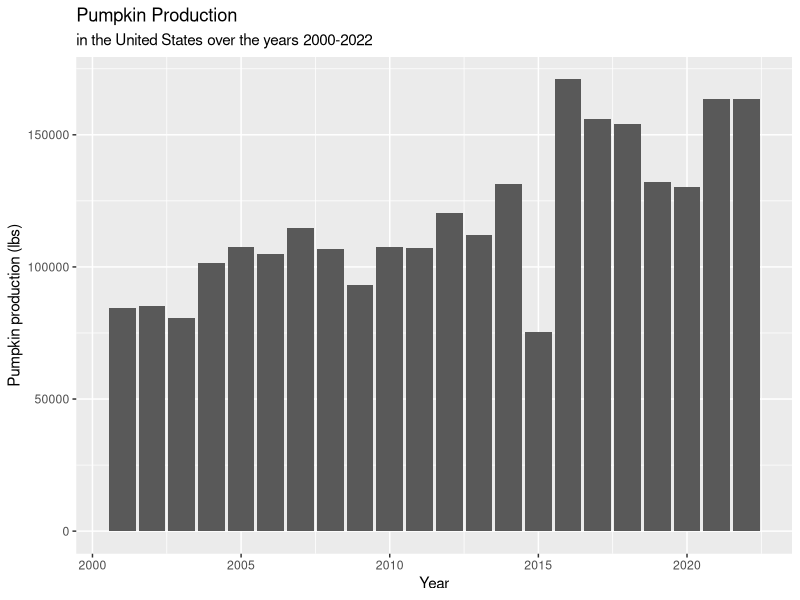
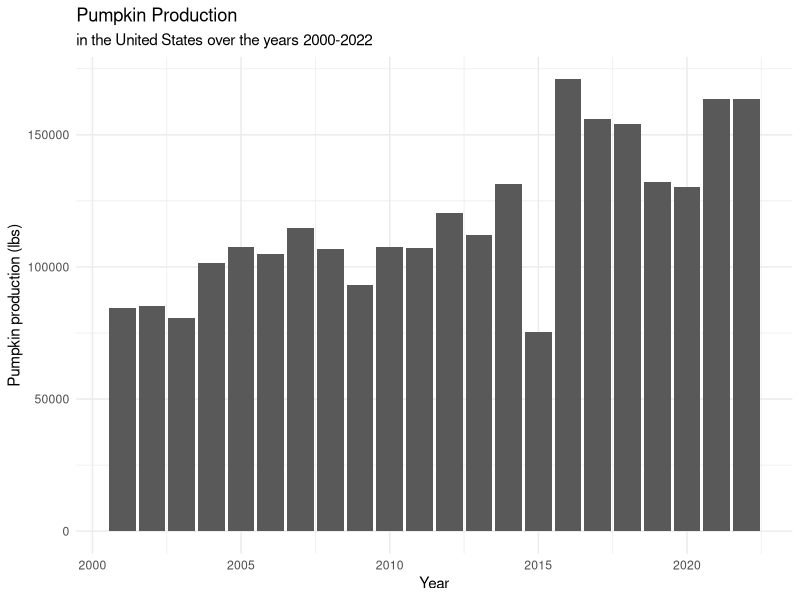
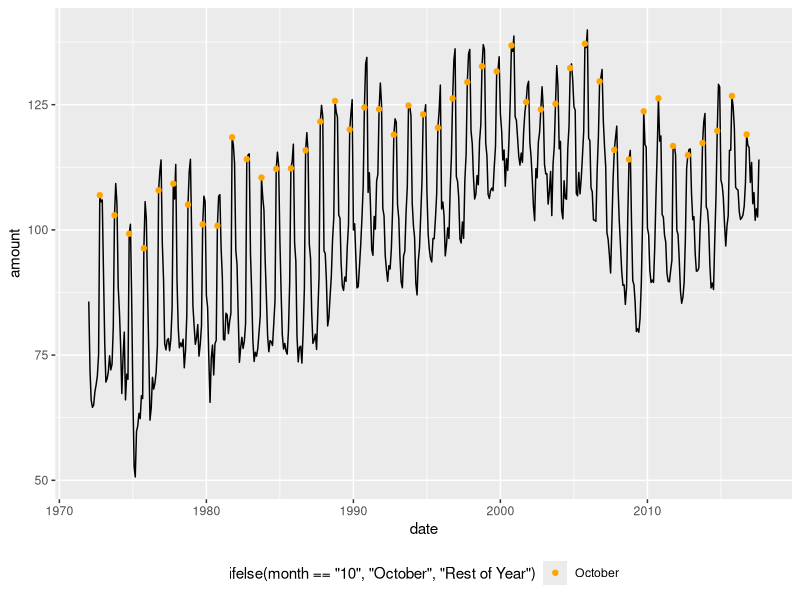
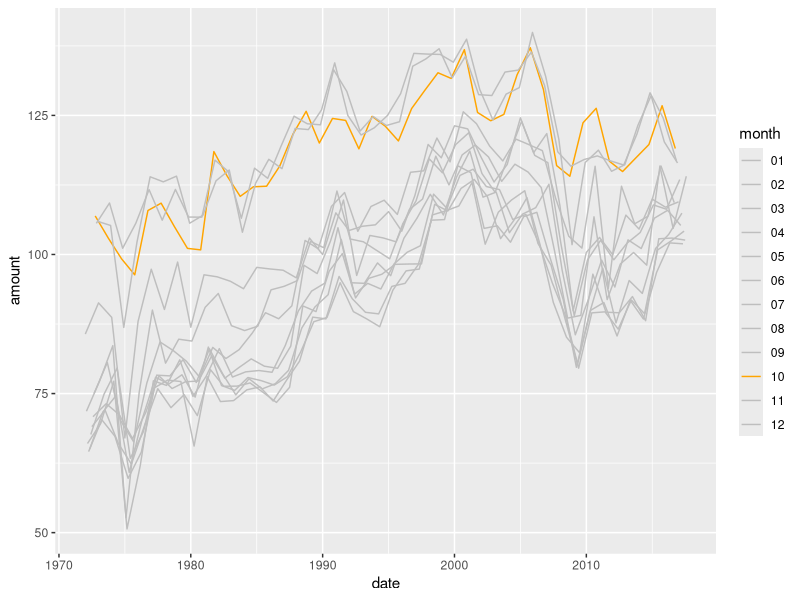
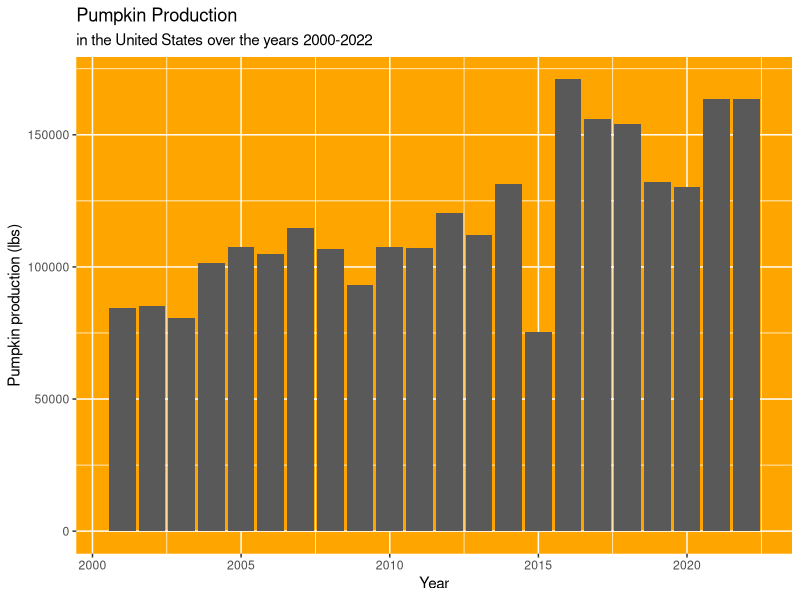
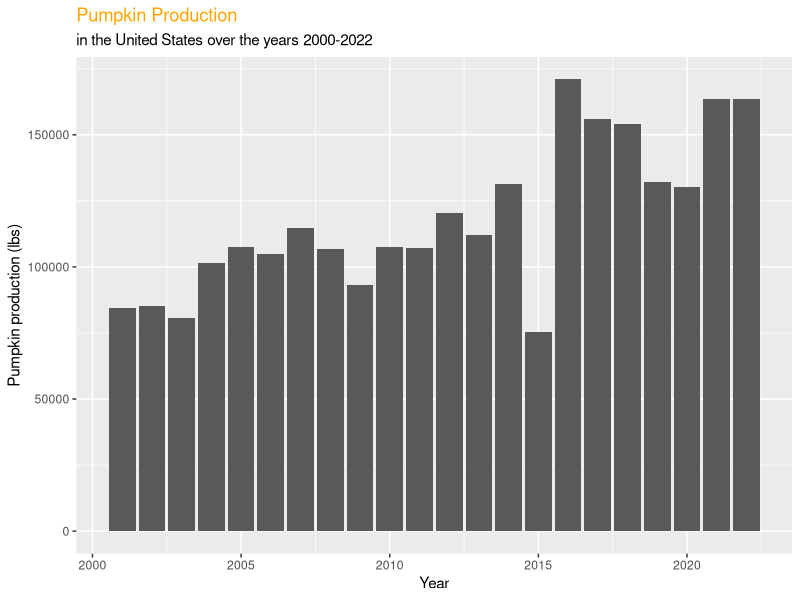
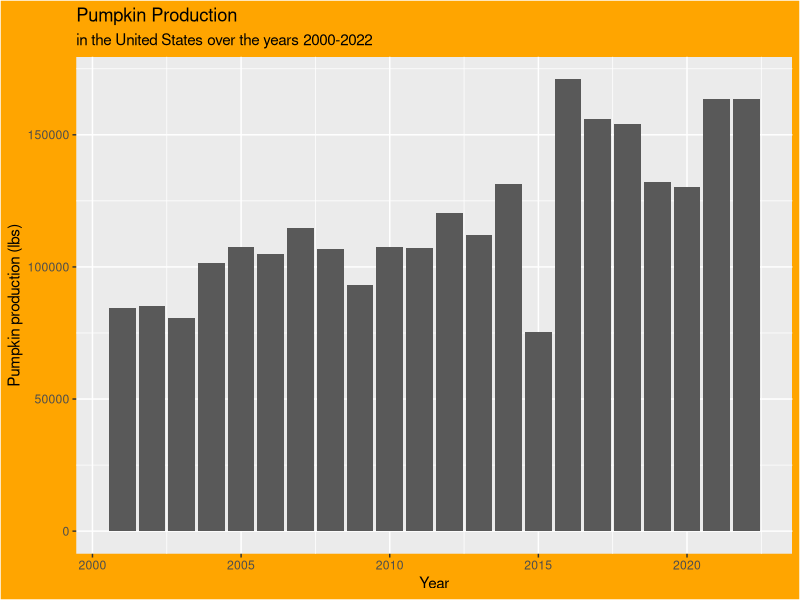
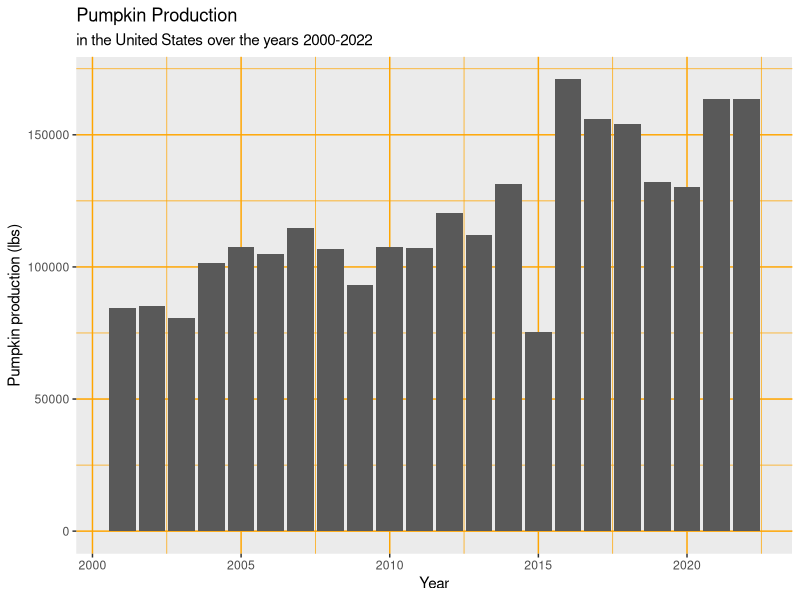

Here is the R script that generated these plots, in order:
## ---- chunk 1
knitr::opts_chunk$set(echo = TRUE)
## ---- chunk 2
library(readr)
library(ggplot2)
library(ggthemes)
## ---- chunk 3
pumpkin_data <- read_csv("pumpkin_production.csv")
pumpkin_data$pumpkin_lbs <- pumpkin_data$pumpkin_kcwt*10

candy_data <- read_csv("candy_production_months.csv")
## ---- chunk 4
pumpkin_plot<-ggplot(pumpkin_data, aes(year, pumpkin_lbs))+
  geom_col()+
  labs(x="Year", y="Pumpkin production (lbs)", title = "Pumpkin Production", subtitle= "in the United States over the years 2000-2022")

pumpkin_plot
## ---- chunk 5
pumpkin_plot+theme_minimal()
## ---- chunk 6

## ---- chunk 7
candy_plot <- ggplot(candy_data, aes(date, amount))+
  geom_line()+
  geom_point(data = candy_data[candy_data$month == "10",], aes(color = ifelse(month == "10", "October", "Rest of Year")))+
  scale_color_manual(values = c("orange", "black"))+
  theme(legend.position = "bottom")
candy_plot
## ---- chunk 8
ggplot(candy_data, aes(date, amount))+
  geom_line(aes(color = month))+
  scale_color_manual(values = c(rep("grey", times = 9), "orange", rep("grey", times = 2)))
## ---- chunk 9
pumpkin_plot+
  theme(panel.background = element_rect(fill = "orange"))

pumpkin_plot+
  theme(plot.title = element_text(color = "orange"))

pumpkin_plot+
  theme(plot.background = element_rect(fill = "orange"))

pumpkin_plot+
  theme(panel.grid = element_line(color = "orange"))

pumpkin_plot+
  theme(axis.title.x = element_text(color = "orange"))

pumpkin_plot+
  theme(axis.text.x = element_text(color = "orange"))

pumpkin_plot+
  theme(axis.text.x = element_text(color = "orange", size=20))

pumpkin_plot+
  theme(axis.ticks.x = element_line(color = "orange", linewidth = 2))

pumpkin_plot+theme(panel.background = element_blank(),
                   panel.grid = element_line(color = "orange"))

pumpkin_plot+theme(text = element_text(color = "orange"))
